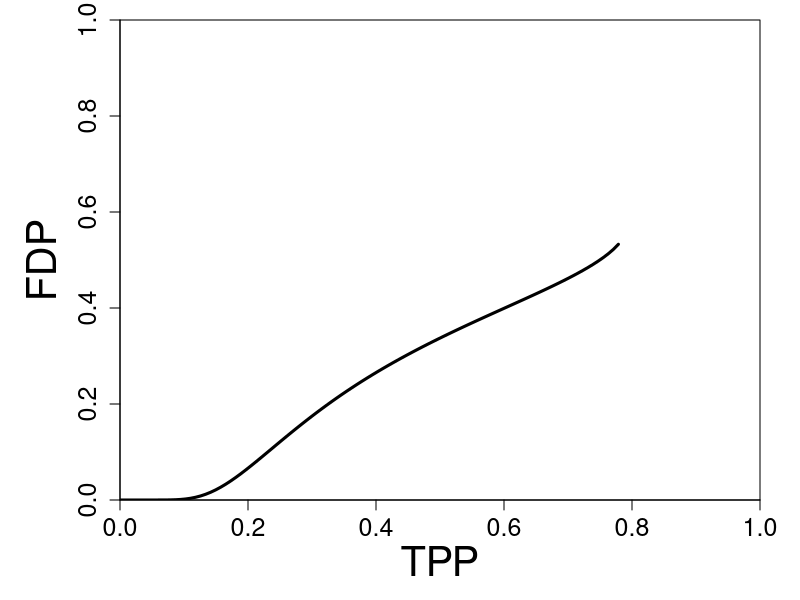

R code for this plot: (Note: this script raises an error after producing the figure.)
library(pracma)

fdrlasso =function (tpp, delta, epsi){
  #--------------------------------------------------------------------------
  # This function essentially adapts from the MATLAB code from https://github.com/wjsu/fdrlasso.
  # It calculates the lower bound of FDP of Lasso given TPP (true
  # positive proportion), DELTA = n/p (shape of the design matrix, or
  # subsampling rate), and EPSI = k/p (sparsity ratio).
  # All TPP, DELTA, and EPSI are between 0 and 1; if the
  # pair (DELTA, EPSI) is above the Donoho-Tanner phase transition, TPP
  # should be no larger than u^\star = powermax(DELTA, EPSI)
  #--------------------------------------------------------------------------
  if (tpp>powermax(delta,epsi)){return(1)}
  if (tpp == 0){return (0)}
  
  ## make stepsize smaller for higher accuracy
  stepsize = 0.1;
  tmax = max(10, sqrt(delta/epsi/tpp) + 1);
  tmin = tmax - stepsize;
  
  while (tmin > 0){
    if (lsandwich(tmin, tpp, delta, epsi) < rsandwich(tmin, tpp)){
      break
    }
    
    tmax = tmin;
    tmin = tmax - stepsize;
  }
  
  if (tmin <= 0){
    stepsize = stepsize/100;
    tmax = max(10, sqrt(delta/epsi/tpp) + 1);
    tmin = tmax - stepsize;
    while (tmin > 0){
      if (lsandwich(tmin, tpp, delta, epsi) < rsandwich(tmin, tpp)){
        break
      }
      
      tmax = tmin;
      tmin = tmax - stepsize;
    }
  }
  
  diff = tmax - tmin;
  while (diff > 1e-6){
    tmid = 0.5*tmax + 0.5*tmin;
    if (lsandwich(tmid, tpp, delta, epsi) > rsandwich(tmid, tpp)){
      tmax = tmid;
    }
    else   
    { 
      tmin = tmid;
    }
    diff = tmax - tmin;
  }
  
  t = (tmax + tmin)/2;
  
  q = 2*(1-epsi)*pnorm(-t)/(2*(1-epsi)*pnorm(-t) + epsi*tpp);
  
  return (q);
}

# left hand side of (C.6) in arxiv.org/pdf/1511.01957
lsandwich=function(t, tpp, delta, epsi){
  Lnume = (1-epsi)*(2*(1+t^2)*pnorm(-t) - 2*t*dnorm(t)) + epsi*(1+t^2) - delta;
  Ldeno = epsi*((1+t^2)*(1-2*pnorm(-t)) + 2*t*dnorm(t));
  L = Lnume/Ldeno;
  return (L);
}

# right hand side of (C.6) in arxiv.org/pdf/1511.01957
rsandwich=function (t, tpp){
  R = (1 - tpp)/(1 - 2*pnorm(-t));
  return (R);
}


## The function of solving the maximum power for delta < 1 and epsilon > epsilon_phase
powermax=function(delta, epsilon){
  if (delta >= 1){return (1)}  
  epsilon_star = epsilonDT(delta);
  if (epsilon <= epsilon_star){return (1)}
  power = (epsilon - epsilon_star)*(delta - epsilon_star)/epsilon/(1 - epsilon_star) + epsilon_star/epsilon;
  return (power)
}

## The function of solving the Donoho-Tanner threshold epsilon^star in (2.3)
epsilonDT=function (delta){
  minus_f = function(x) -(1+2/delta*x*dnorm(x) - 2/delta*(1+x^2)*pnorm(-x))/(1+x^2-2*(1+x^2)*pnorm(-x)+2*x*dnorm(x))*delta;
  alpha_phase = fminbnd(minus_f, 0, 8)$xmin;
  epsi = -minus_f(alpha_phase);
  return (epsi)
}

############ plotting the Complete Lasso TPP-FDP Trade-off Diagram, by Definition 2.1
len = 100
delta = 0.5
eps = 0.3
tppmax = powermax(delta, eps)
tpp = seq(0, tppmax, length.out = len)
fdp = 0*tpp
for (i in 1:len){
  fdp[i] = fdrlasso(tpp[i], delta, eps)
}

color = 'indianred2'

par(mar=c(5,6,1,2),xpd=FALSE)
# constraint (1)
plot(0,0,xlim=c(0,1),ylim=c(0,1),xaxs='i', yaxs='i',xlab='TPP',ylab='FDP', 
     cex.lab=2.5,cex.axis=1.5, type="n")
# constraint (3)
lines(tpp,fdp,lwd=3)
polygon(c(0, tpp, 1, 1), c(0, fdp, 2*fdp[n]-fdp[n-1], 0), col=color)
# constraint (2)
abline(h = 1-eps,lwd=3)
polygon(c(seq(0,1,length.out=len), 1, 0), c(rep(1-eps,len), 1, 1), col=color)
# constrain (4)
abline(a=1,b=-eps/delta,lwd=3)
polygon(c(seq(0,1,length.out=len), 1), c(1-eps/delta*seq(0,1,length.out=len), 1), col=color)

### red area is unachievable
### white area is achievable